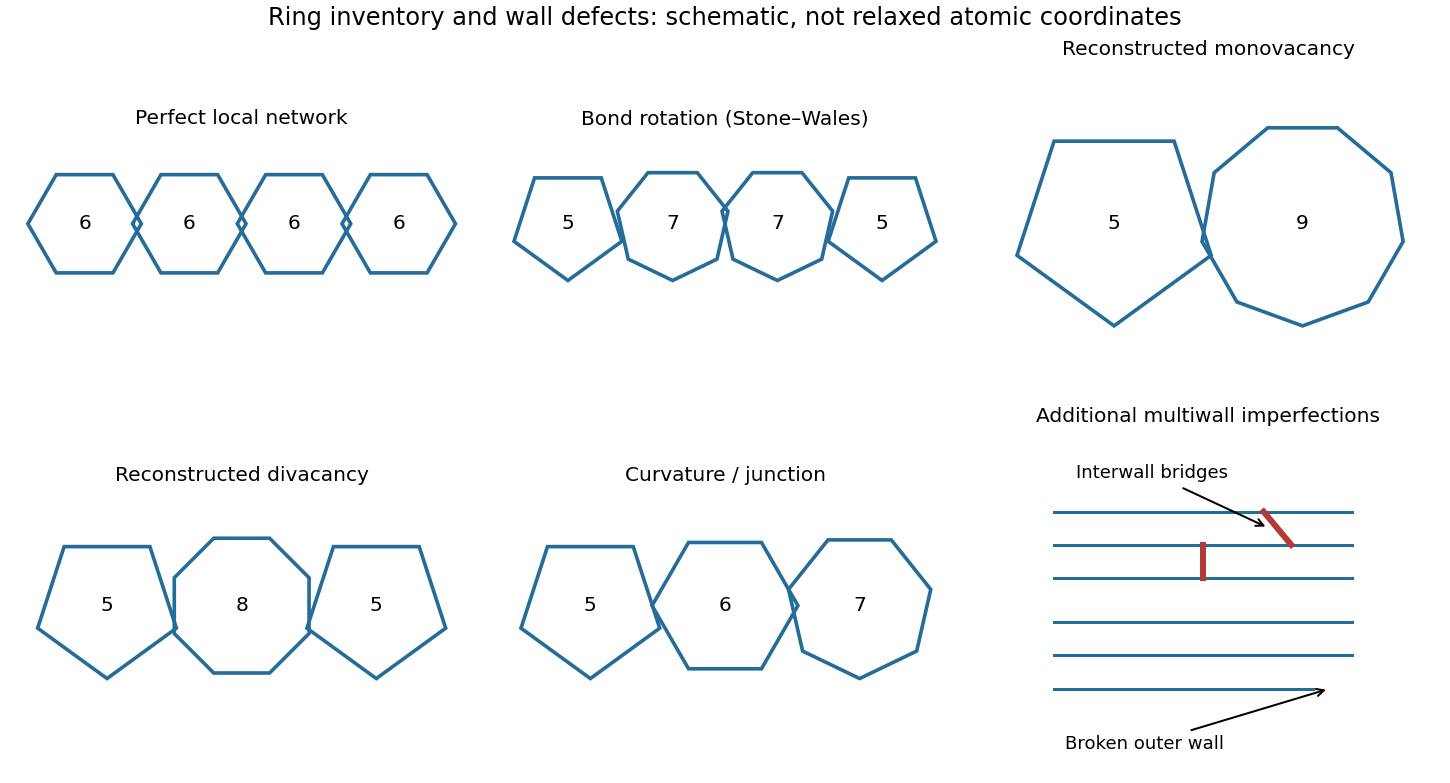

The Python source for this figure:
"""Original explanatory diagram; Python 3.14, NumPy 2.3.5, Matplotlib 3.10.7."""
from pathlib import Path
import os
import numpy as np
os.environ.setdefault("MPLCONFIGDIR", "/tmp/cambridge-nano2-matplotlib")
import matplotlib
matplotlib.use("Agg")
import matplotlib.pyplot as plt
from matplotlib.patches import Circle, Rectangle, RegularPolygon, FancyArrowPatch, Wedge
plt.rcParams.update({"font.size": 10, "figure.facecolor": "white", "savefig.facecolor": "white"})

fig, axs=plt.subplots(2,3,figsize=(10,5.4),layout="constrained")
examples=[("Perfect local network",[6,6,6,6]),("Bond rotation (Stone–Wales)",[5,7,7,5]),("Reconstructed monovacancy",[5,9]),("Reconstructed divacancy",[5,8,5]),("Curvature / junction",[5,6,7])]
for ax,(title,ns) in zip(axs.flat,examples):
    for i,n in enumerate(ns):
        x=i*1.2
        ax.add_patch(RegularPolygon((x,0),n,radius=.65,orientation=np.pi/n,fill=False,ec="#246c99",lw=1.8))
        ax.text(x,0,str(n),ha="center",va="center")
    ax.set(title=title,xlim=(-.9,max(2.1,len(ns)*1.2-.3)),ylim=(-1,1),aspect="equal")
    ax.axis("off");ax.set_title(title,fontsize=10)
ax=axs.flat[-1]
for y in [.2,.5,.8]:
    ax.plot([0,2.7],[y,y],color="#246c99");ax.plot([0,2.7],[-y,-y],color="#246c99")
ax.plot([1.35,1.35],[.2,.5],color="#b23a37",lw=3)
ax.plot([1.9,2.15],[.8,.5],color="#b23a37",lw=3)
ax.annotate("Interwall bridges",xy=(1.95,.65),xytext=(.2,1.1),arrowprops=dict(arrowstyle="->"),fontsize=9)
ax.annotate("Broken outer wall",xy=(2.5,-.8),xytext=(.1,-1.35),arrowprops=dict(arrowstyle="->"),fontsize=9)
ax.plot([2.4,2.7],[-.8,-.8],color="white",lw=4)
ax.set(xlim=(-.2,3),ylim=(-1.6,1.5),aspect="equal");ax.axis("off");ax.set_title("Additional multiwall imperfections",fontsize=10)
fig.suptitle("Ring inventory and wall defects: schematic, not relaxed atomic coordinates",fontsize=12)
fig.savefig(Path(__file__).with_suffix(".png").name,dpi=145)
